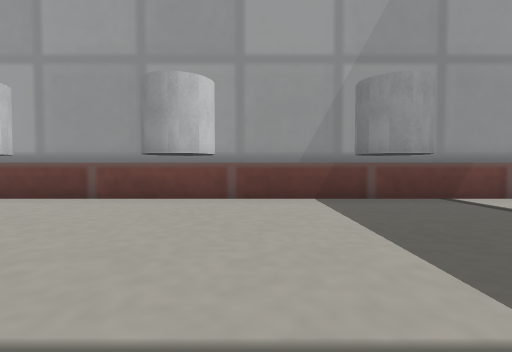
[1] (above)

20 first-person views from a walk through a world built for the Gazebo simulator. The camera is 0.07 m above the floor, tilts 2° down and sees 85° across. The floor is counted in squares, 0.1 m on a side. Each view is taken from the middle of a square. On the plan, view 1 faces up. The plan holds only what a view shows up to about 9 squares ahead; the rest is blank. Simple patterns stand in for the simulator's built-in surfaces.

[2]
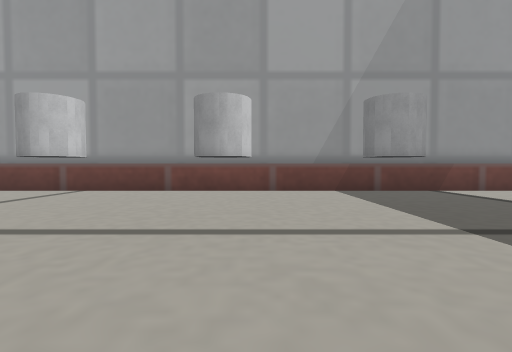

[3]
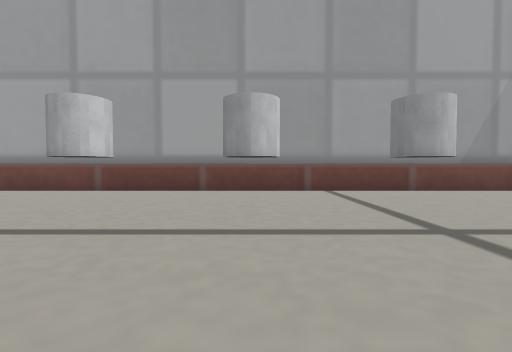

[4]
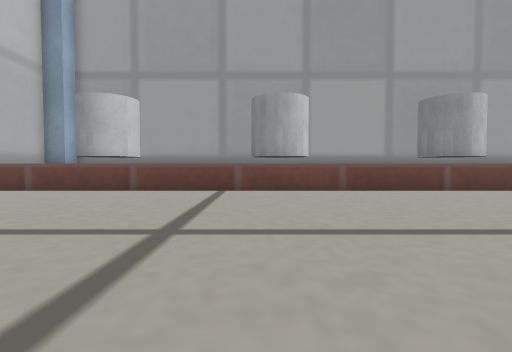

[5]
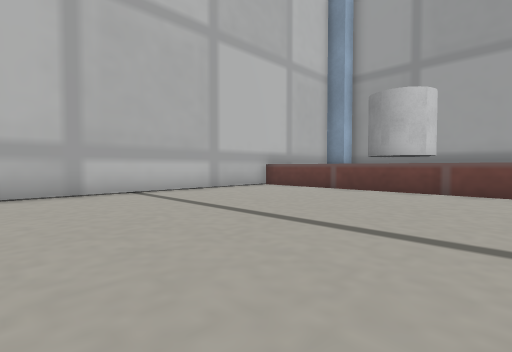

[6]
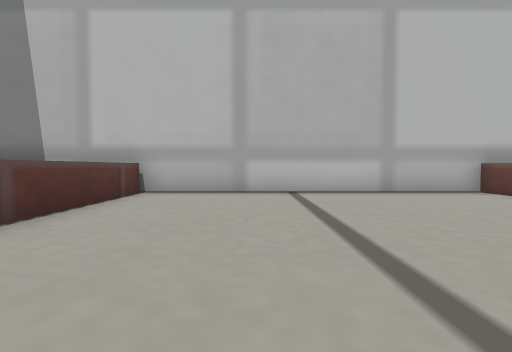

[7]
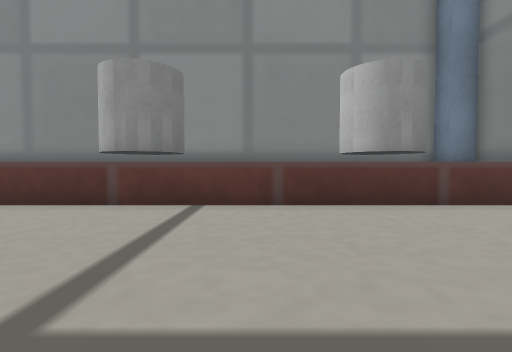

[8]
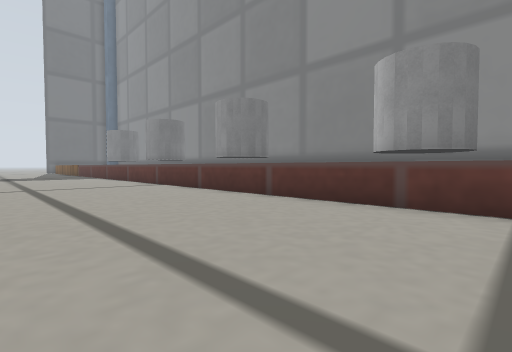

[9]
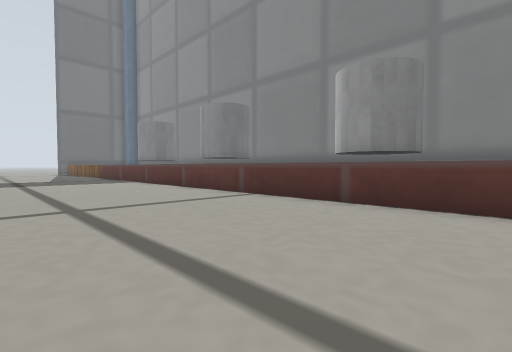

[10]
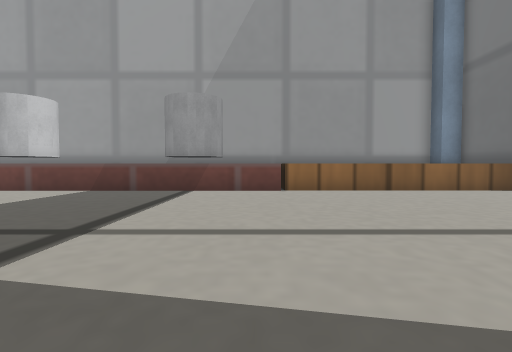

[11]
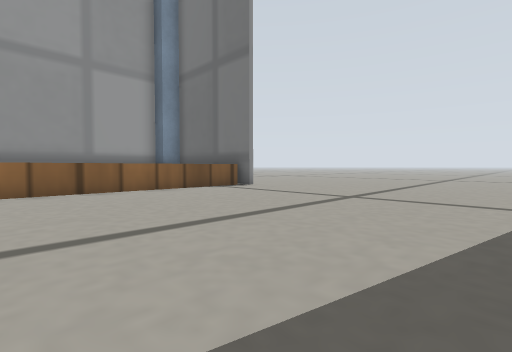

[12]
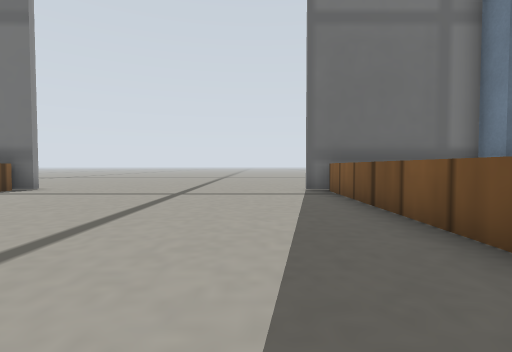

[13]
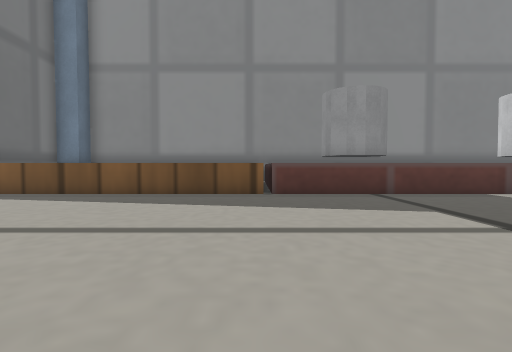

[14]
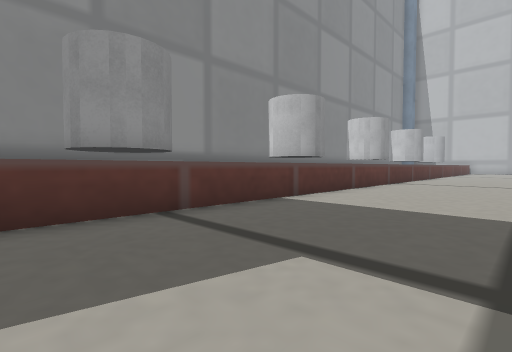

[15]
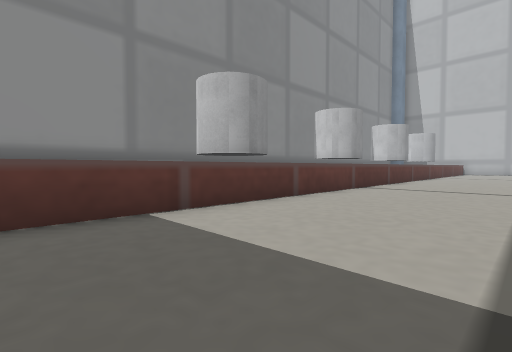

[16]
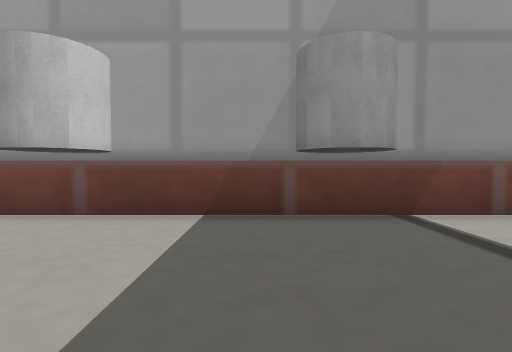

[17]
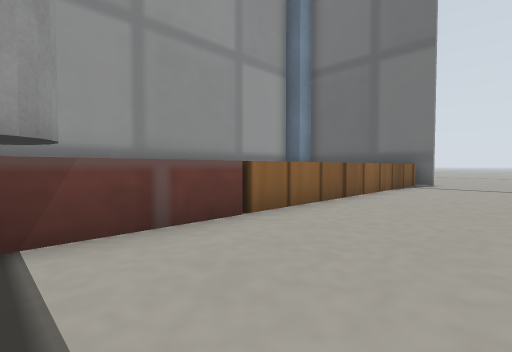

[18]
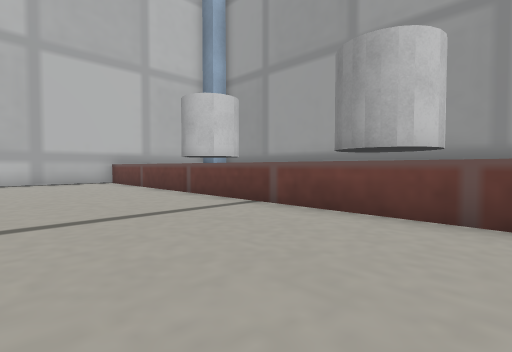

[19]
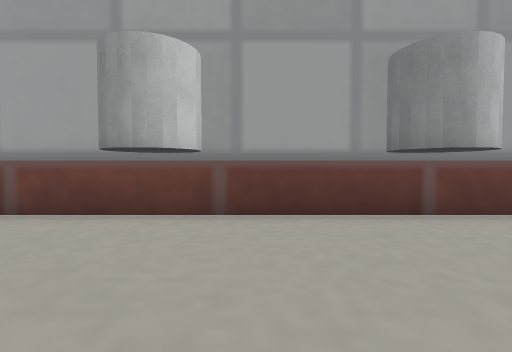

[20]
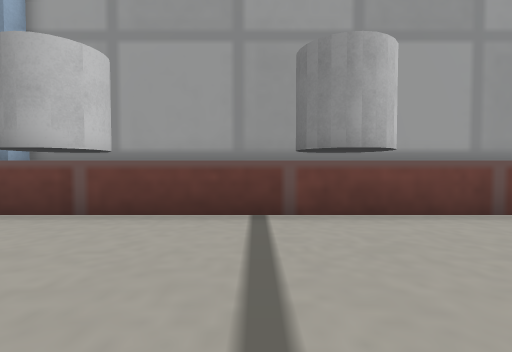

### Floor plan
Key: @ floor where view 1 was taken; # wall or solid block; . floor; D open door; = window, fence, low wall or low ledge; C white cylinder.
Columns run from 25 left of view 1 to 16 right of it. Each row starts with its distance up from view 1.
 11           ####               ######
 10           ##                 #
  9     ###   ###    ##   ###   ###
  8     CC#   CC#   CC#   CC#   CC#
  7  # ##C## ##C## ##C## ##C## ##C####      #
  6 ## =====================================#.
  5 #.......................................D.
  4 #.......................................D.
  3 #.......................................D.
  2 #.......................................D.
  1 #.......................................D.
  0 #........................@..............D.
 -1 #.......................................D.
 -2 # ......................................D.
 -3  #======================================#
 -4  # ####  ##### ##### ####  #######      #
 -5  #  ###   ###   ###   ###   #####       #
 -6  #  ##    ###   ##     ##   ##          #
 -7  #        ##    #           ##          #
 -8          ###  ###        #######       ##

Positions as (right, up) in squares from view 1, and headings:
1: (0, 0), facing up
2: (-1, -2), facing up
3: (-8, -2), facing up
4: (-15, -2), facing up
5: (-17, -2), facing up-left
6: (-17, 0), facing left
7: (-17, 2), facing down
8: (-16, 2), facing down-right
9: (-11, 2), facing down-right
10: (6, -2), facing up
11: (8, -2), facing up-right
12: (7, -1), facing right
13: (7, 4), facing down
14: (6, 1), facing down-left
15: (3, 1), facing down-left
16: (2, 2), facing up
17: (4, 3), facing up-right
18: (-12, 2), facing up-left
19: (-12, 2), facing up
20: (-16, 2), facing up
